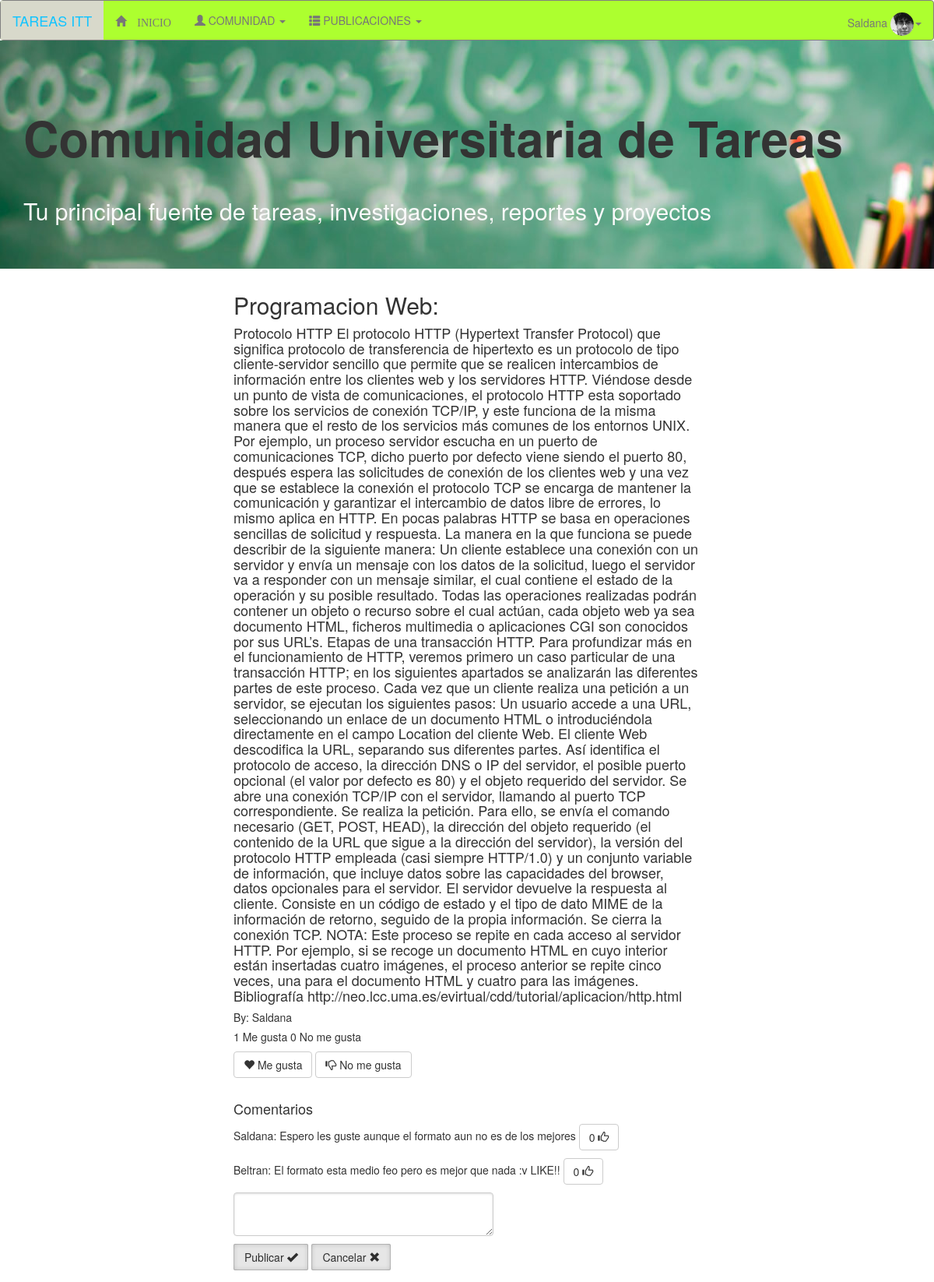
Screenshot of /detail_publication/7/ (signed in) with the database file from the repository.
### home/models.py (models this page shows, shortened)
class Publication(models.Model):
	title = models.CharField(max_length=100)
	body = models.TextField()
	score = models.PositiveIntegerField(blank=True, null=True, default=0)
	unscored = models.PositiveIntegerField(blank=True, null=True, default=0)
	user = models.CharField(max_length=50)

class Comment(models.Model):
	comment = models.TextField()
	score = models.PositiveIntegerField(blank=True, null=True, default=0)
	user = models.CharField(max_length=50)
	publication = models.ForeignKey("Publication")

### home/views.py (the view)
# urls.py: url(r'^detail_publication/(?P<pk>[\w-]+)/$', Register_Comment.as_view(), name='detail_publication'),
class Register_Comment(CreateView):
	template_name = 'home/detail_publication.html'
	model = Comment
	fields = ['comment', 'user', 'publication']
	success_url = reverse_lazy('report_publication')
	def get_context_data(self, **kwargs):
		context = super(Register_Comment, self).get_context_data(**kwargs)
		context['object'] = Publication.objects.get(id=self.kwargs['pk'])
		context['comment_list'] = Comment.objects.filter(publication=self.kwargs['pk'])
		return context

### home/processors.py (called while the page is built)
def user_image(request):
	try:
		img=None
		user = request.user
		up=Perfil.objects.get(user_perfil=user)
		img='http://localhost:8000/media/%s'%up.image
	except:
		img = 'http://127.0.0.1:8000/static/media/user.png'
	return img

def myprocessors(request):
	get_version_django = django.get_version()
	get_version_python = sys.version
	dic = { 'get_image_profile':user_image(request), 'django_version': get_version_django, 'python_version' : get_version_python}
	return dic

### home/templates/home/detail_publication.html (shortened to what this page needs)
{% extends 'home/base.html' %}
{% block content %}
<div class="contenido">
	<h2>{{ object.title }}</h2>
	<h4>{{ object.body}}</h4>
	<h5>By: {{ object.user }}</h5>
	<h5> {{object.score}} Me gusta {{object.unscored}} No me gusta</h5>
	<a  href="/score_publication/{{object.pk}}/" role="button" class="btn btn-default">
		<span class="glyphicon glyphicon-heart"></span> Me gusta</a>
	<a  href="/unscored_publication/{{object.pk}}/" role="button" class="btn btn-default">
		<span class="glyphicon glyphicon-thumbs-down"></span> No me gusta</a>
	<br></br>
	<h4> Comentarios</h4>
	{% for comment in comment_list%}
	<h5>{{comment.user}}: {{comment.comment}} <a href="/score_comment/{{object.pk}}/{{comment.pk}}/" role="button" class="btn btn-default">{{comment.score}} <span class="glyphicon glyphicon-thumbs-up"></span></a></h5>
	{% endfor %}
	<form method ='POST' class="pure-form pure-form-aligned">
		<p><textarea cols="40" id="id_comment" name="comment" rows="2">
		</textarea></p>
  		<button type="submit" class="pure-button pure-button-active" >Publicar <span class="glyphicon glyphicon-ok" aria-hidden="true"></span></button>
    	<button type="reset" class="pure-button pure-button-active" >Cancelar <span class="glyphicon glyphicon-remove" aria-hidden="true"></span></button>
  </form>
</div>
{% endblock content%}

### home/templates/home/base.html (shortened to what this page needs)
{% load staticfiles %}
<!DOCTYPE html>
<html>
<head>
<link href="{% static 'bootstrap/css/bootstrap.min.css' %}"rel="stylesheet" media="screen">
<link rel="stylesheet" href="{% static 'bootstrap/css/blog.css' %}">
<link rel="stylesheet" href="/static/pure-release-0.6.0/pure-min.css">
</head>
<body>
{% if user.is_authenticated %}
<nav class="navbar navbar-default">
  <div class="container-fluid">
    <div class="navbar-header">
      <a class="navbar-brand">TAREAS ITT</a>
    </div>
    <ul class="nav navbar-nav">
      <li><a class="glyphicon glyphicon-home" href="{% url 'login' %}"> INICIO</a></li>
      <ul class="nav navbar-nav">
        <li class="dropdown">
        <a class="dropdown-toggle" data-toggle="dropdown"><span class="glyphicon glyphicon-user"></span> COMUNIDAD <span class="caret"></span></a>
        </li>
      </ul>
      <ul class="nav navbar-nav">
        <li class="dropdown">
        <a class="dropdown-toggle" data-toggle="dropdown"><span class="glyphicon glyphicon-th-list"></span> PUBLICACIONES <span class="caret"></span></a>
        </li>
      </ul>
    </ul>
    <ul class="nav navbar-nav navbar-right">
    <li class="dropdown">
        <a class="dropdown-toggle" data-toggle="dropdown">{{user.username}} <img src="{{ get_image_profile }}" width="30px" height="30px"  class="img-circle" ><span class="caret"></span></a>
    </li>
    </ul>
  </div>
</nav>
{% endif %}
<div class="bg">
  <div class="jumbotron">
    <div class="container">
                <h1>Comunidad Universitaria de Tareas</h1>
                <h2 style="color:#FAFAFA;">Tu principal fuente de tareas, investigaciones, reportes y proyectos</h2>
      </div>
   </div>
</div>
</body>
</html>
{% block content %}
{% endblock %}

### static/pure-release-0.6.0/pure-min.css (style rules this page uses)
html { font-family:sans-serif;-ms-text-size-adjust:100%;-webkit-text-size-adjust:100% }
body { margin:0 }
article,aside,details,figcaption,figure,footer,header,hgroup,main,menu,nav,section,summary { display:block }
a { background-color:transparent }
h1 { font-size:2em;margin:.67em 0 }
img { border:0 }
button,input,optgroup,select,textarea { color:inherit;font:inherit;margin:0 }
button { overflow:visible }
button,select { text-transform:none }
button,html input[type=button],input[type=reset],input[type=submit] { -webkit-appearance:button;cursor:pointer }
textarea { overflow:auto }
.pure-button { display:inline-block;zoom:1;line-height:normal;white-space:nowrap;vertical-align:middle;text-align:center;cursor:pointer;-webkit-user-drag:none;-webkit-user-select:none;-moz-user-select:none;-ms-user-select:none;user-select:none;-webkit-box-sizing:border-box;-moz-box-sizing:border-box;box-sizing:border-box }
.pure-button { font-family:inherit;font-size:100%;padding:.5em 1em;color:#444;color:rgba(0,0,0,.8);border:1px solid #999;border:0 rgba(0,0,0,0);background-color:#E6E6E6;text-decoration:none;border-radius:2px }
.pure-button-active,.pure-button:active { box-shadow:0 0 0 1px rgba(0,0,0,.15) inset,0 0 6px rgba(0,0,0,.2) inset;border-color:#000\9 }
.pure-form input[type=text],.pure-form input[type=password],.pure-form input[type=email],.pure-form input[type=url],.pure-form input[type=date],.pure-form input[type=month],.pure-form input[type=time],.pure-form input[type=datetime],.pure-form input[type=datetime-local],.pure-form input[type=week],.pure-form input[type=number],.pure-form input[type=search],.pure-form input[type=tel],.pure-form input[type=color],.pure-form select,.pure-form textarea { padding:.5em .6em;display:inline-block;border:1px solid #ccc;box-shadow:inset 0 1px 3px #ddd;border-radius:4px;vertical-align:middle;-webkit-box-sizing:border-box;-moz-box-sizing:border-box;box-sizing:border-box }
.pure-form-aligned input,.pure-form-aligned textarea,.pure-form-aligned select,.pure-form-aligned .pure-help-inline,.pure-form-message-inline { display:inline-block;*display:inline;*zoom:1;vertical-align:middle }
.pure-form-aligned textarea { vertical-align:top }

### rows the page displays
Publication: title "Programacion Web:", body "Protocolo HTTP El protocolo HTTP (Hypertext Transfer Protocol) que significa protocolo de transferencia de hipertexto es un protocolo de tipo cliente-servidor sencillo que permite que se realicen intercambios de información entre los clientes web y los servidores HTTP. Viéndose desde un punto de vista de comunicaciones, el protocolo HTTP esta soportado sobre los servicios de conexión TCP/IP, y este funciona de la misma manera que el resto de los servicios más comunes de los entornos UNIX. Por ejemplo, un proceso servidor escucha en un puerto de comunicaciones TCP, dicho puerto por defecto viene siendo el puerto 80, después espera las solicitudes de conexión de los clientes web y una vez que…", user "Saldana", score "1", unscored "0"
Comment: user "Saldana", comment "Espero les guste aunque el formato aun no es de los mejores", score "0"
Comment: user "Beltran", comment "El formato esta medio feo pero es mejor que nada :v LIKE!!", score "0"

### other values shown
{{ user.username }} "Saldana"
